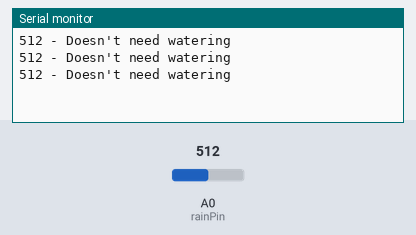
Simulated run of this sketch. Board: Arduino Uno, built with avr-gcc and run on an emulated ATmega328P. On the bench: the last lines printed to the serial monitor. Inputs (shaded band) come from the test bench; at power-on: A0 (rainPin) = 512.

Above: at 1.3 s.
1.4 s: A0 (rainPin) set to 791
At 1.9 s:
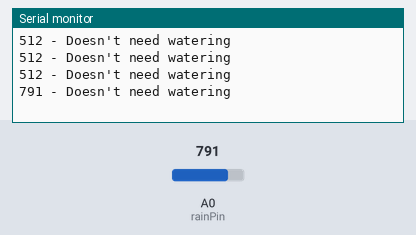
2.9 s: A0 (rainPin) set to 817
At 3.4 s:
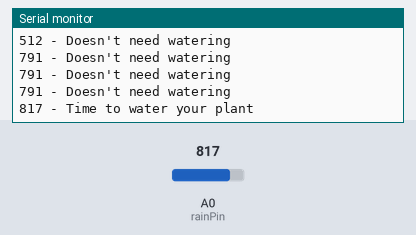

The sketch:

MoistureSensor.ino
```cpp
/*

 All the resources for this project:
 http://randomnerdtutorials.com/

*/

int rainPin = A0;

// you can adjust the threshold value
int thresholdValue = 800;

void setup(){
  pinMode(rainPin, INPUT);
  Serial.begin(9600);
}

void loop() {
  // read the input on analog pin 0:
  int sensorValue = analogRead(rainPin);
  Serial.print(sensorValue);
  if(sensorValue < thresholdValue){
    Serial.println(" - Doesn't need watering");
  }
  else {
    Serial.println(" - Time to water your plant");
  }
  delay(500);
}
```

Measured:
- the behaviour switches between 799 and 800 on A0 (rainPin) (found by bisection; images 1 and 2)
- after the input at 1.4 s, the serial monitor: prints a new line after 0.10 s (image 1)
- after the input at 2.9 s, the serial monitor: prints a new line after 0.10 s (image 2)
